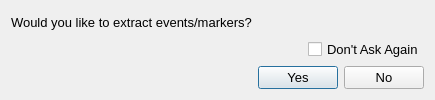
<?xml version="1.0" encoding="UTF-8"?>
<ui version="4.0">
 <class>AwTriggerParsingDialogUi</class>
 <widget class="QDialog" name="AwTriggerParsingDialogUi">
  <property name="geometry">
   <rect>
    <x>0</x>
    <y>0</y>
    <width>435</width>
    <height>100</height>
   </rect>
  </property>
  <property name="font">
   <font>
    <family>MS Shell Dlg 2</family>
    <pointsize>10</pointsize>
   </font>
  </property>
  <property name="windowTitle">
   <string>Trigger Channels Detected</string>
  </property>
  <property name="windowIcon">
   <iconset resource="../../../resources/AnyWave.qrc">
    <normaloff>:/images/AnyWave_logo.jpg</normaloff>:/images/AnyWave_logo.jpg</iconset>
  </property>
  <layout class="QGridLayout" name="gridLayout">
   <item row="0" column="0">
    <layout class="QVBoxLayout" name="verticalLayout">
     <item>
      <widget class="QLabel" name="label">
       <property name="sizePolicy">
        <sizepolicy hsizetype="Expanding" vsizetype="Preferred">
         <horstretch>0</horstretch>
         <verstretch>0</verstretch>
        </sizepolicy>
       </property>
       <property name="font">
        <font>
         <pointsize>10</pointsize>
        </font>
       </property>
       <property name="text">
        <string>Would you like to extract events/markers?</string>
       </property>
      </widget>
     </item>
     <item>
      <layout class="QHBoxLayout" name="horizontalLayout_2">
       <item>
        <spacer name="horizontalSpacer_2">
         <property name="orientation">
          <enum>Qt::Horizontal</enum>
         </property>
         <property name="sizeHint" stdset="0">
          <size>
           <width>40</width>
           <height>20</height>
          </size>
         </property>
        </spacer>
       </item>
       <item>
        <widget class="QCheckBox" name="checkDontAsk">
         <property name="text">
          <string>Don't Ask Again</string>
         </property>
        </widget>
       </item>
      </layout>
     </item>
     <item>
      <layout class="QHBoxLayout" name="horizontalLayout">
       <item>
        <spacer name="horizontalSpacer">
         <property name="orientation">
          <enum>Qt::Horizontal</enum>
         </property>
         <property name="sizeHint" stdset="0">
          <size>
           <width>40</width>
           <height>20</height>
          </size>
         </property>
        </spacer>
       </item>
       <item>
        <widget class="QPushButton" name="buttonOK">
         <property name="text">
          <string>Yes</string>
         </property>
         <property name="autoDefault">
          <bool>false</bool>
         </property>
         <property name="default">
          <bool>true</bool>
         </property>
        </widget>
       </item>
       <item>
        <widget class="QPushButton" name="buttonClose">
         <property name="text">
          <string>No</string>
         </property>
        </widget>
       </item>
      </layout>
     </item>
    </layout>
   </item>
  </layout>
 </widget>
 <layoutdefault spacing="6" margin="11"/>
 <resources>
  <include location="../../../resources/AnyWave.qrc"/>
 </resources>
 <connections>
  <connection>
   <sender>buttonOK</sender>
   <signal>clicked()</signal>
   <receiver>AwTriggerParsingDialogUi</receiver>
   <slot>accept()</slot>
   <hints>
    <hint type="sourcelabel">
     <x>188</x>
     <y>91</y>
    </hint>
    <hint type="destinationlabel">
     <x>76</x>
     <y>88</y>
    </hint>
   </hints>
  </connection>
  <connection>
   <sender>buttonClose</sender>
   <signal>clicked()</signal>
   <receiver>AwTriggerParsingDialogUi</receiver>
   <slot>reject()</slot>
   <hints>
    <hint type="sourcelabel">
     <x>261</x>
     <y>94</y>
    </hint>
    <hint type="destinationlabel">
     <x>241</x>
     <y>106</y>
    </hint>
   </hints>
  </connection>
 </connections>
</ui>
